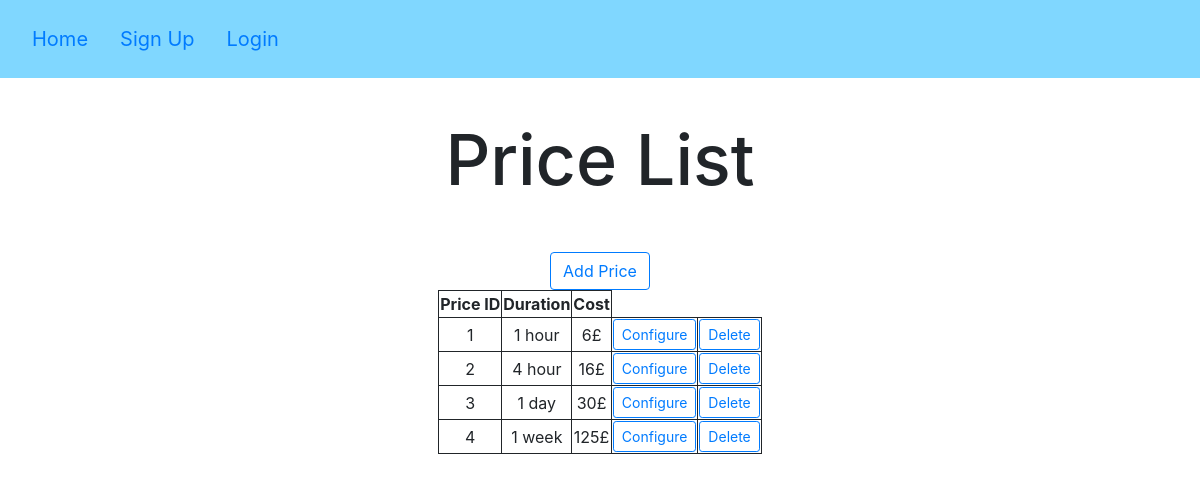
Screenshot of /price with the database file from the repository.
### app/models.py (models this page shows)
class Prices(db.Model):
    __tablename__ = 'prices'
    id = db.Column(db.Integer, primary_key=True)
    duration = db.Column(db.Integer)
    cost = db.Column(db.Integer)

### app/views.py (the view)
@app.route("/price", methods=['GET', 'POST'])
def price():
    prices = []
    for i in models.Prices.query.all():
        prices.append(i)
    return render_template("price.html",Prices = prices)

### app/templates/price.html
{% extends "base.html" %}
{% block content %}
    <h1>Price List</h1>
    <div class="container2">
        <table class="table-style">
            <thread>
                <tr>
                    <th>Price ID</th>
                    <th>Duration</th>
                    <th>Cost</th>
                </tr>
            </thread>
            <tbody>
            <tr>
                {% for price in Prices %}
                <tr>
                        <td>{{price.id}}</td>
                        {% if price.duration == 1 %}
                        <td>1 hour</td>
                        {% elif price.duration == 4 %}
                        <td>4 hour</td>
                        {% elif price.duration == 24 %}
                        <td> 1 day</td>
                        {% elif price.duration == 168 %}
                        <td>1 week</td>
                        {% endif %}
                        <td>{{price.cost}}£</td>
                        <td><a class="btn btn-outline-primary btn-sm" href="/config_price/{{price.id}}">Configure</a></td>
                        <td><a class="btn btn-outline-primary btn-sm" href="/delete_price/{{price.id}}">Delete</a></td>
                </tr>
                {% endfor %}
            </tr>
            <button class="btn btn-outline-primary" onclick="location.href='/add_price'">Add Price</button>
            </tbody>
        </table>
    </div>
{% endblock %}

### app/static/style2.css (style rules this page uses)
h1 { text-align: center; font-size: 70px; margin-bottom: 50px; margin-top: 40px; }
.container2 { margin: auto; text-align: center; }
.container2 table { margin: auto; text-align: center; }
.table-style th { border: 1px solid; }
.table-style td { border: 1px solid; }

### rows the page displays
Prices: id "1", duration "1 hour", cost "6"
Prices: id "2", duration "4 hour", cost "16"
Prices: id "3", duration "1 day", cost "30"
Prices: id "4", duration "1 week", cost "125"
